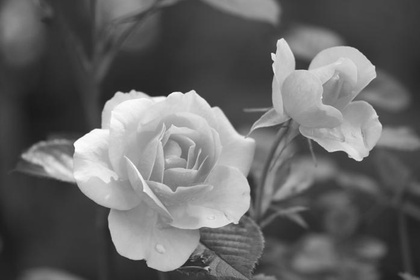
%> input picture zadanie1/Images/Rose.jpg, 420 x 280 px, shrunk from 697 x 465 before the run
$ octave uloha5.m   (GNU Octave 9; MATLAB toolbox functions it lacks are replaced by stand-ins)
%> lines starting %> are read from the running program, lines starting %| are printed output that depends on the picture
%> further down, I is the input picture: size 280x420 uint8; min 25, max 255, mean 102.3
### zadanie1/histogram.m
function hist = histogram(Img)
hist = zeros(1,256);
[r,c] = size(Img);
%> r = 280; c = 420

for i = 1:r
    for j = 1:c
        hist(Img(i,j)+1) = hist(Img(i,j)+1)+1;
    end
end
%> after the loop, hist = 256 values, max 2672 at index 57, min 0 at index 1, mean 459.4
end

### zadanie1/cumulative_histogram.m
function Hc = cumulative_histogram(I)

[N,M]=size(I);
%> N = 280; M = 420
G = 256;

H= histogram(I);
%> H has the same summary as hist in histogram
Hc= zeros(1,G);

Hc(1)=H(1);
for p=2:G
    Hc(p)=Hc(p-1)+H(p);
end
%> after the loop, Hc = 256 values from 0 to 117600
end

### zadanie1/equalized.m
function E= equalized(I)
[N,M]=size(I);
G = 256;
Hc = cumulative_histogram(I);

T=zeros(1,G);

for p=1:G
    T(p)=round((G-1)/(N*M)*Hc(p));
end
%> after the loop, T = 256 values from 0 to 255

E=zeros(N,M, 'uint8');
for i=1:N
    for j=1:M
        E(i,j)=(T(I(i,j)+1));
    end
end
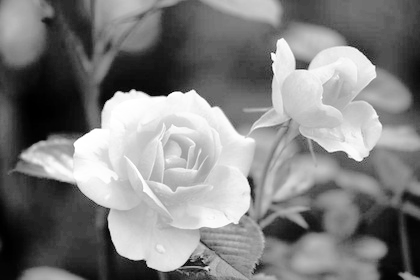
%> E: size 280x420 uint8; min 0, max 255, mean 128.5

### zadanie1/uloha5.m
%I = imread('Images\bird.bmp');
I = imread('Images\Rose.jpg');
%I = imread('Images\noisyimage.jpg');

figure('Name','Ekvalizácia histogramu','NumberTitle','off');
%zobrazi figure na celu obrazovku
set(gcf, 'Units', 'Normalized', 'OuterPosition', [0 0 1 1]);

subplot(3,2,[1,2])
imshow(I);
title('Pôvodný obrázok');

%a b z funkcie histogram
subplot(323)
plot(0:255, histogram(I));
%bar(0:255, H);
%imhist(I);
title('Histogram');

%c
subplot(324)
%zobrazi graf kumulativneho histogramu
plot(0:255, cumulative_histogram(I));
title('Kumulatívny histogram');

%d e
subplot(3,2,[5,6])
%ekvalizuje obrazok
J = equalized(I);
imshow(J);
title('Nový obrázok');
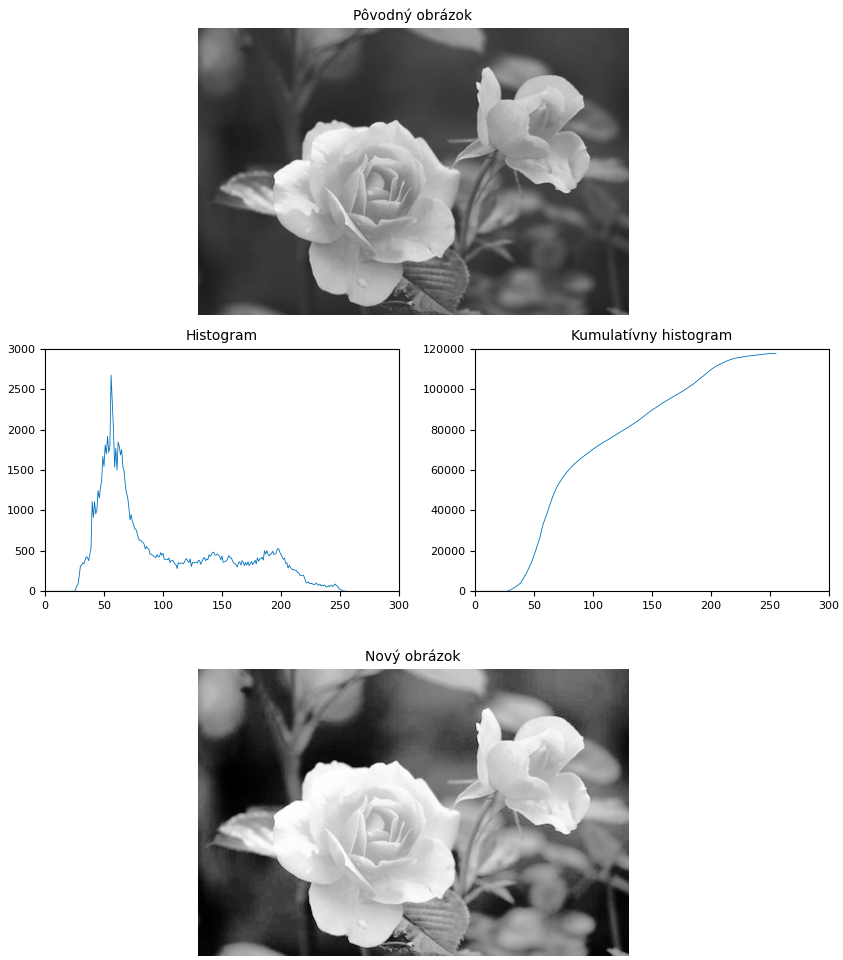
%> figure redrawn from the program's plot data, 4 panels
